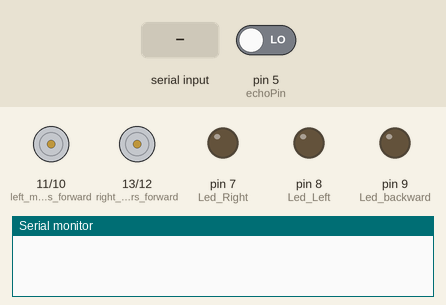
Simulated run of this sketch. Board: Arduino Uno, built with avr-gcc and run on an emulated ATmega328P. Parts: motor-driver pin pairs drawn as motors (green arrow = first pin HIGH = forward, orange = second pin HIGH = backward, longer = more drive), output pins drawn as LEDs (lit = HIGH), the last lines printed to the serial monitor. The test bench sets the inputs (shaded band); at power-on: pin 5 (echoPin) LOW. Pins used as bus, display or sensor lines are not drawn.

Above: at 1.2 s.
1.3 s: "F" received over Serial
At 2.7 s:
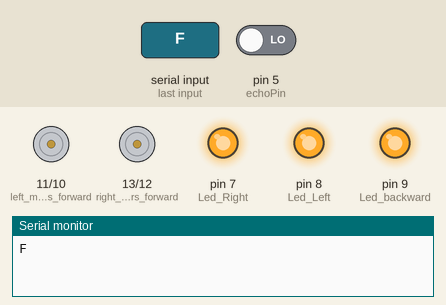
4.3 s: "B" received over Serial
At 6.2 s:
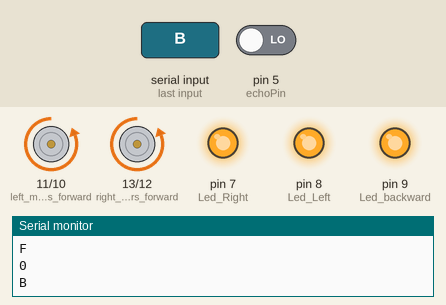
6.8 s: "L" received over Serial
At 9.5 s:
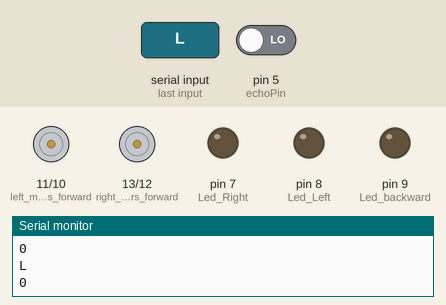
Timing chart, 0 to 11.0 s (numbered marks = the images above; inputs shaded):
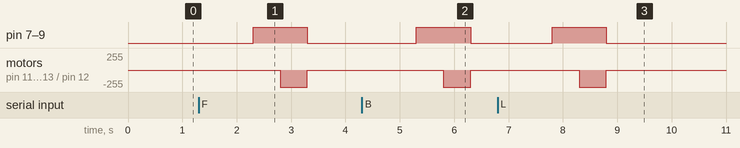

Measured:
- after the input at 1.3 s, pin 7 (Led_Right), pin 8 (Led_Left), pin 9 (Led_backward): LOW → HIGH after 1.0 s, → LOW 1.0 s later; motor on pin 11 (left_motors_forward) / pin 10 (left_motors_reverse), motor on pin 13 (right_motors_forward) / pin 12 (right_motors_reverse): stopped → backward 255/255 after 1.5 s, → stopped 0.50 s later
- after the input at 4.3 s, pin 7 (Led_Right), pin 8 (Led_Left), pin 9 (Led_backward): LOW → HIGH after 1.0 s, → LOW 1.0 s later; motor on pin 11 (left_motors_forward) / pin 10 (left_motors_reverse), motor on pin 13 (right_motors_forward) / pin 12 (right_motors_reverse): stopped → backward 255/255 after 1.5 s, → stopped 0.50 s later
- after the input at 6.8 s, pin 7 (Led_Right), pin 8 (Led_Left), pin 9 (Led_backward): LOW → HIGH after 1.0 s, → LOW 1.0 s later; motor on pin 11 (left_motors_forward) / pin 10 (left_motors_reverse), motor on pin 13 (right_motors_forward) / pin 12 (right_motors_reverse): stopped → backward 255/255 after 1.5 s, → stopped 0.50 s later

The sketch:

Cybertruck.ino
```cpp
char t;
int light = 0;
int trigPin = 3;      // trig pin of HC-SR04
int echoPin = 5;     // Echo pin of HC-SR04
long duration, distance;

void setup() {
pinMode(13,OUTPUT);   //right motors forward
pinMode(12,OUTPUT);   //right motors reverse
pinMode(11,OUTPUT);   //left motors forward
pinMode(10,OUTPUT);   //left motors reverse
pinMode(trigPin, OUTPUT);         // set trig pin as output
pinMode(echoPin, INPUT);          //set echo pin as input to capture reflected waves
pinMode(9,OUTPUT);   //Led backward
pinMode(8,OUTPUT);   //Led Left
pinMode(7,OUTPUT);   //Led Right
Serial.begin(9600);

}

void loop() {

  if(Serial.available()){
    t = Serial.read();
    Serial.println(t);

        if(light == 1)
    {
        digitalWrite(9,HIGH);

     }
     else
     {
        digitalWrite(9,LOW);
      }

    digitalWrite(trigPin, LOW);
    delayMicroseconds(2);
    digitalWrite(trigPin, HIGH);     // send waves for 10 us
    delayMicroseconds(10);


    duration = pulseIn(echoPin, HIGH); // receive reflected waves
    distance = duration / 58.2;   // convert to distance

    if(distance >= 19){
    if(t == 'F'){            //move forward(all motors rotate in forward direction)
      digitalWrite(13,HIGH);
      digitalWrite(11,HIGH);
    }

    else if(t == 'B'){      //move reverse (all motors rotate in reverse direction)
      digitalWrite(12,HIGH);
      digitalWrite(10,HIGH);
      digitalWrite(9,HIGH);
    }

    else if(t == 'L'){      //turn right (left side motors rotate in forward direction, right side motors doesn't rotate)
      digitalWrite(13,HIGH);
       digitalWrite(10,HIGH);
       digitalWrite(8,HIGH);
    }

    else if(t == 'R'){      //turn left (right side motors rotate in forward direction, left side motors doesn't rotate)
      digitalWrite(11,HIGH);
       digitalWrite(12,HIGH);
        digitalWrite(7,HIGH);
    }

    else if(t == 'W'){    //turn led on or off
      digitalWrite(9,HIGH);
      light = 1;
    }
    else if(t == 'w'){
      digitalWrite(9,LOW);
        light = 0;
    }

    else {      //STOP (all motors stop)
      digitalWrite(13,LOW);
      digitalWrite(12,LOW);
      digitalWrite(11,LOW);
      digitalWrite(10,LOW);
    }

      }

    else{

      digitalWrite(13,LOW);
      digitalWrite(12,LOW);  // Stop
      digitalWrite(11,LOW);
      digitalWrite(10,LOW);
      digitalWrite(9,HIGH);
      digitalWrite(8,HIGH);
      digitalWrite(7,HIGH);
      delay(500);

      digitalWrite(12,HIGH);
      digitalWrite(10,HIGH);// Move Backward

      delay(500);

      digitalWrite(13,LOW);
      digitalWrite(12,LOW);  // Stop
      digitalWrite(11,LOW);
      digitalWrite(10,LOW);
      digitalWrite(9,LOW);
      digitalWrite(8,LOW);
      digitalWrite(7,LOW);

      }

    Serial.println(distance);

  }
  else
  {
      digitalWrite(13,LOW);
      digitalWrite(12,LOW);
      digitalWrite(11,LOW);
      digitalWrite(10,LOW);
      digitalWrite(9,LOW);
      digitalWrite(8,LOW);
      digitalWrite(7,LOW);
    }


}
```
